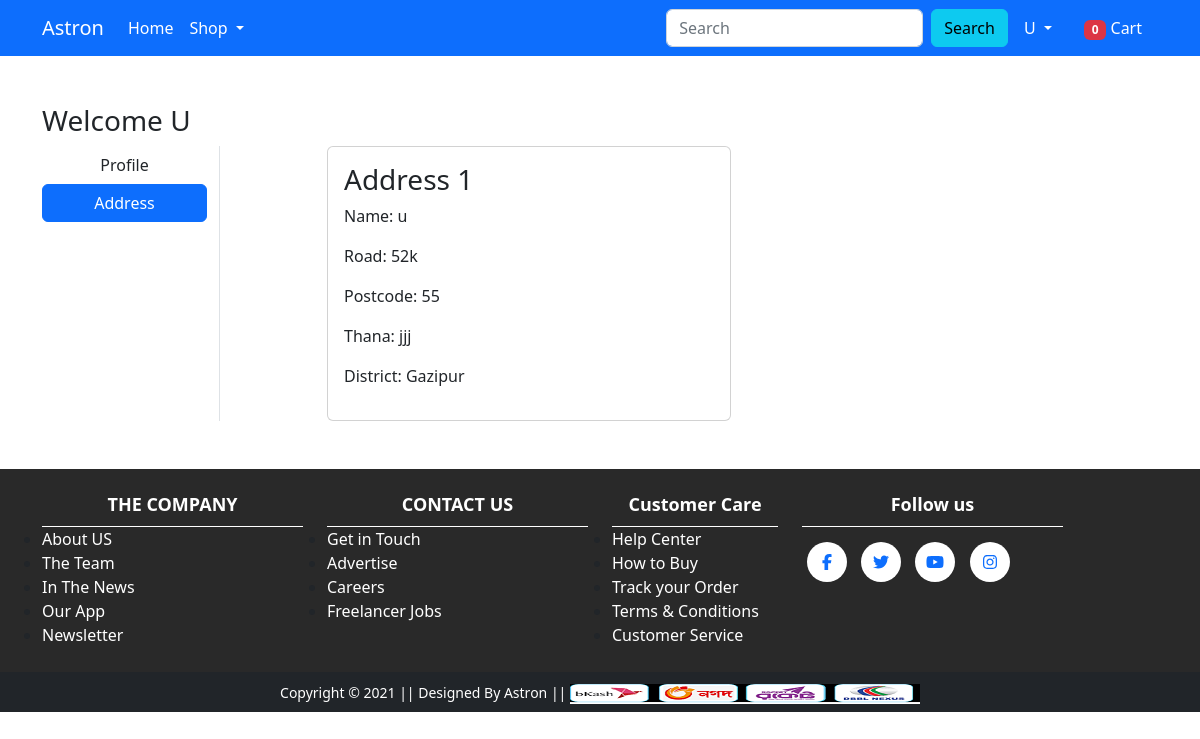
/address/ (signed in), run on the app's committed database.
### shop/models.py (models this page shows, shortened)
class Customer(models.Model):
    user = models.ForeignKey(User, on_delete=models.CASCADE)
    name = models.CharField(max_length=200)
    road = models.CharField(max_length=200)
    postcode = models.IntegerField()
    thana = models.CharField(max_length=150)
    district = models.CharField(choices=CHOICE_DISTRICT, max_length=70)

### shop/views.py (the view)
# urls.py: path('address/', views.address, name='address'),
@login_required()
def address(request):
    totalitem = 0
    if request.user.is_authenticated:
        totalitem = len(Cart.objects.filter(user=request.user))
    add = Customer.objects.filter(user=request.user)
    return render(request, 'shop/address.html', {'add': add, 'active': 'btn-primary', 'totalitem': totalitem})

### shop/templates/shop/address.html (shortened to what this page needs)
{% extends 'shop/base.html' %}
{% load static %}
{% block main-content %}
<div class="container my-5">
 <div class="row">
 <h3>Welcome <span class="text-capitalize">{{request.user}}</span></h3>
  <div class="col-sm-2 border-end">
   <ul class="list-unstyled">
    <li class="d-grid"><a href="{% url 'profile' %}" class="btn ">Profile</a></li>
    <li class="d-grid"><a href="{% url 'address' %}" class="btn {{active}}">Address</a></li>
   </ul>
  </div>
  <div class="col-sm-9 offset-sm-1">
   <div class="row">
    {% for ad in add %}
    <div class="col-sm-6">
     <div class="card">
      <div class="card-body">
       <h3>Address {{forloop.counter}}</h3>
       <p>Name: {{ad.name}}</p>
       <p>Road: {{ad.road}}</p>
       <p>Postcode: {{ad.postcode}}</p>
       <p>Thana: {{ad.thana}}</p>
       <p>District: {{ad.district}}</p>
      </div>
     </div>
    </div>
    {% endfor %}
   </div>
  </div>
 </div>
</div>
{% endblock main-content %}

### shop/templates/shop/base.html (shortened to what this page needs)
<!doctype html>
{% load static %}
<html lang="en">
  <head>
    <link href="https://cdn.jsdelivr.net/npm/bootstrap@5.0.0-beta1/dist/css/bootstrap.min.css" rel="stylesheet">
    <link rel="stylesheet" href="{% static 'app/css/owl.carousel.min.css' %}">
    <link rel="stylesheet" href="{% static 'app/css/all.min.css' %}">
      <link rel="stylesheet" href="https://cdn.jsdelivr.net/npm/bootstrap@5.2.3/dist/css/bootstrap.min.css">
    <link rel="stylesheet" href="{% static 'app/css/style.css' %}">
      <link rel="stylesheet" href="{% static 'app/css/responsive.css' %}">
  </head>
  <body>
    <nav class="navbar navbar-expand-lg navbar-dark bg-primary">
     <div class="container">
       <a class="navbar-brand" href="/">Astron</a>
       <div class="collapse navbar-collapse" id="navbarSupportedContent">
         <ul class="navbar-nav me-auto mb-2 mb-lg-0">
           <li class="nav-item">
             <a class="nav-link active" aria-current="page" href="/">Home</a>
           </li>
           <li class="nav-item dropdown">
             <a class="nav-link dropdown-toggle text-white" href="#" id="electronicsDropdown" role="button" data-bs-toggle="dropdown" aria-expanded="false">
               Shop
             </a>
           </li>
         </ul>
         <form class="d-flex" action="{% url 'search' %}" method="get">
           <input class="form-control me-2" name="quary" type="search" placeholder="Search" aria-label="Search">
           <button class="btn btn-info" type="submit">Search</button>
         </form>
         <div>
          <ul class="navbar-nav me-auto mb-2 mb-lg-0">
              {% if request.user.is_authenticated %}
           <li class="nav-item dropdown mx-2">
              <a class="nav-link dropdown-toggle text-white" href="#" id="profileDropdown" role="button" data-bs-toggle="dropdown" aria-expanded="false">
                  <span class="text-capitalize">{{request.user}}</span>
              </a>
            </li>
            <li class="nav-item mx-2">
             <a href="{% url 'showcart' %}" class="nav-link text-white"><span class="badge bg-danger">{{totalitem}}</span> Cart </a>
            </li>
              {% endif %}
          </ul>
         </div>
       </div>
     </div>
    </nav>
    {% block main-content %} {% endblock main-content %}
   <div class="end_bottom">
    <div class="container">
        <div class="row">
            <div class="col-12 col-sm-6 col-md-4 col-lg-3">
                 <div class="compaany">
                    <h5>THE COMPANY</h5>
                    <div class="company_items">
                        <div class="company_aling">
                            <ul>
                                <li><a href="#">About US</a></li>
                                <li><a href="#">The Team</a></li>
                                <li><a href="#">In The News</a></li>
                                <li><a href="#">Our App</a></li>
                                <li><a href="#">Newsletter</a></li>
                            </ul>
                        </div>
                    </div>
                </div>            </div>
            <div class="col-12 col-sm-6 col-md-4 col-lg-3">
                <div class="compaany">
                    <h5>CONTACT US</h5>
                    <div class="company_items">
                        <div class="company_aling">
                            <ul>
                                <li><a href="#">Get in Touch</a></li>
                                <li><a href="#">Advertise</a></li>
                                <li><a href="#">Careers</a></li>
                                <li><a href="#">Freelancer Jobs</a></li>
                            </ul>
                        </div>
                    </div>
                </div>
            </div>
            <div class="col-12 col-sm-5 col-md-4 col-lg-2">
                <div class="compaany">
                    <h5>Customer Care</h5>
                    <div class="company_items">
                        <div class="company_aling">
                            <ul>
                                <li><a href="#"> Help Center</a></li>
                                <li><a href="#">How to Buy</a></li>
                                <li><a href="#">Track your Order</a></li>
                                <li><a href="#">Terms & Conditions </a></li>
                                <li><a href="#">Customer Service</a></li>
                            </ul>
                        </div>
                    </div>
                </div>
            </div>
            <div class="col-12 col-sm-7 col-md-4 col-lg-3">
                <div class="compaany">
                    <h5>Follow us</h5>
                    <div class="social_icone">
                        <ul>
                            <li><a href="https://www.facebook.com/engalif1"><i class="fab fa-facebook-f"></i></a></li>
                            <li><a href="#"><i class="fab fa-twitter"></i></a></li>
                            <li><a href="https://www.youtube.com/@alifhossain1125"><i class="fab fa-youtube"></i></a></li>
                            <li><a href="#"><i class="fab fa-instagram"></i></a></li>
                        </ul>
                    </div>
                </div>
            </div>
        </div>
    </div>
</div>
    <footer class="container-fluid bg-dark text-center p-2 mt-0">
        <small class="text-white">Copyright &copy; 2021 || Designed By Astron || </small>
        <img src="{% static 'app/images/u.png' %}" alt="" srcset="" class="img-fluid" height="2px">
    </footer>
  </body>
</html>

### shop/static/app/css/style.css (style rules this page uses)
.end_bottom { background-color: #292929; margin-top: 30px; }
.compaany { padding-bottom: 10px; }
.compaany h5 { font-size: 18px; font-weight: 600; padding-top: 25px; padding-bottom: 10px; color: #fff; margin: unset; text-align:center }
.compaany ul { margin-bottom:15px; padding:0; border-top: 1px solid #fff; }
.company_aling ul li a { color: #fff; font-size: 16px; text-decoration:none; }
.social_icone ul li { margin-top:15px; padding: 0px 5px; display: inline-block; transition: all 0.4s; }
.social_icone ul li a { height: 40px; width: 40px; background-color: #fff; border-radius: 30px; justify-content: center; align-items: center; display: flex; }

### data on the page
Customer: name "u", road "52k", postcode "55", thana "jjj", district "Gazipur"

### other printed values
{{ request.user }} "U"
{{ totalitem }} "0"
